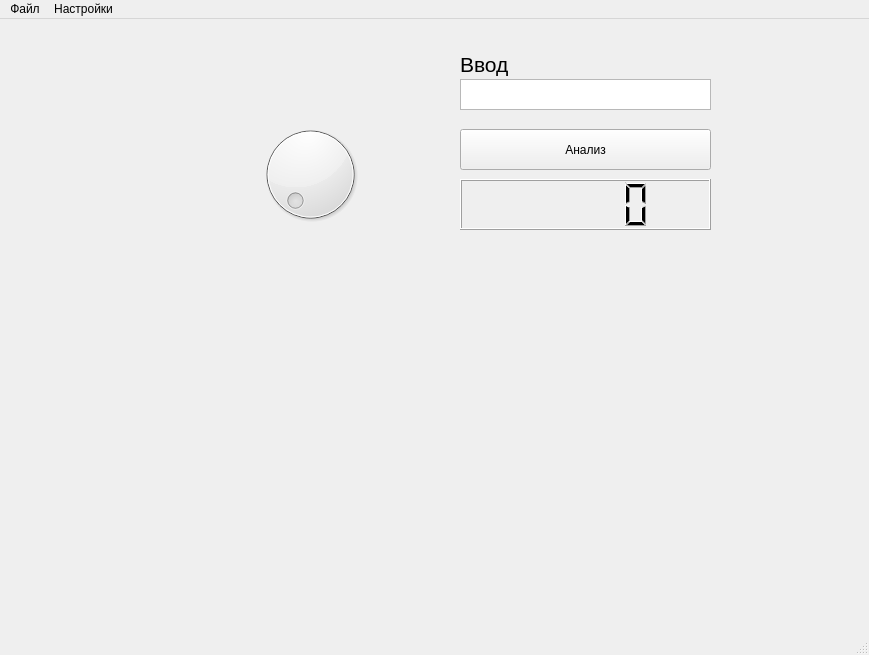
<?xml version="1.0" encoding="UTF-8"?>
<ui version="4.0">
 <class>MainWindow</class>
 <widget class="QMainWindow" name="MainWindow">
  <property name="geometry">
   <rect>
    <x>0</x>
    <y>0</y>
    <width>869</width>
    <height>655</height>
   </rect>
  </property>
  <property name="windowTitle">
   <string>MainWindow</string>
  </property>
  <widget class="QWidget" name="centralwidget">
   <widget class="QPushButton" name="pushButton">
    <property name="geometry">
     <rect>
      <x>460</x>
      <y>110</y>
      <width>251</width>
      <height>41</height>
     </rect>
    </property>
    <property name="text">
     <string>Анализ</string>
    </property>
   </widget>
   <widget class="QTextEdit" name="textEdit">
    <property name="geometry">
     <rect>
      <x>460</x>
      <y>60</y>
      <width>251</width>
      <height>31</height>
     </rect>
    </property>
   </widget>
   <widget class="QLCDNumber" name="lcdNumber">
    <property name="geometry">
     <rect>
      <x>460</x>
      <y>160</y>
      <width>251</width>
      <height>51</height>
     </rect>
    </property>
   </widget>
   <widget class="QLabel" name="label">
    <property name="geometry">
     <rect>
      <x>460</x>
      <y>30</y>
      <width>61</width>
      <height>31</height>
     </rect>
    </property>
    <property name="font">
     <font>
      <pointsize>16</pointsize>
     </font>
    </property>
    <property name="text">
     <string>Ввод</string>
    </property>
   </widget>
   <widget class="QDial" name="dial">
    <property name="geometry">
     <rect>
      <x>230</x>
      <y>100</y>
      <width>161</width>
      <height>111</height>
     </rect>
    </property>
   </widget>
  </widget>
  <widget class="QMenuBar" name="menubar">
   <property name="geometry">
    <rect>
     <x>0</x>
     <y>0</y>
     <width>869</width>
     <height>21</height>
    </rect>
   </property>
   <widget class="QMenu" name="menu">
    <property name="title">
     <string>Файл</string>
    </property>
    <addaction name="action_2"/>
    <addaction name="action"/>
    <addaction name="separator"/>
    <addaction name="action_5"/>
    <addaction name="action_6"/>
    <addaction name="separator"/>
    <addaction name="action_8"/>
    <addaction name="separator"/>
    <addaction name="action_10"/>
   </widget>
   <widget class="QMenu" name="menu_2">
    <property name="title">
     <string>Настройки</string>
    </property>
    <addaction name="action_11"/>
   </widget>
   <addaction name="menu"/>
   <addaction name="menu_2"/>
  </widget>
  <widget class="QStatusBar" name="statusbar"/>
  <action name="action">
   <property name="text">
    <string>Открыть</string>
   </property>
  </action>
  <action name="action_2">
   <property name="text">
    <string>Новый</string>
   </property>
  </action>
  <action name="action_5">
   <property name="text">
    <string>Сохранить</string>
   </property>
  </action>
  <action name="action_6">
   <property name="text">
    <string>Сохранить как</string>
   </property>
  </action>
  <action name="action_8">
   <property name="text">
    <string>Закрыть</string>
   </property>
  </action>
  <action name="action_10">
   <property name="text">
    <string>Выход</string>
   </property>
  </action>
  <action name="action_11">
   <property name="text">
    <string>Настройки</string>
   </property>
  </action>
 </widget>
 <resources/>
 <connections/>
</ui>
